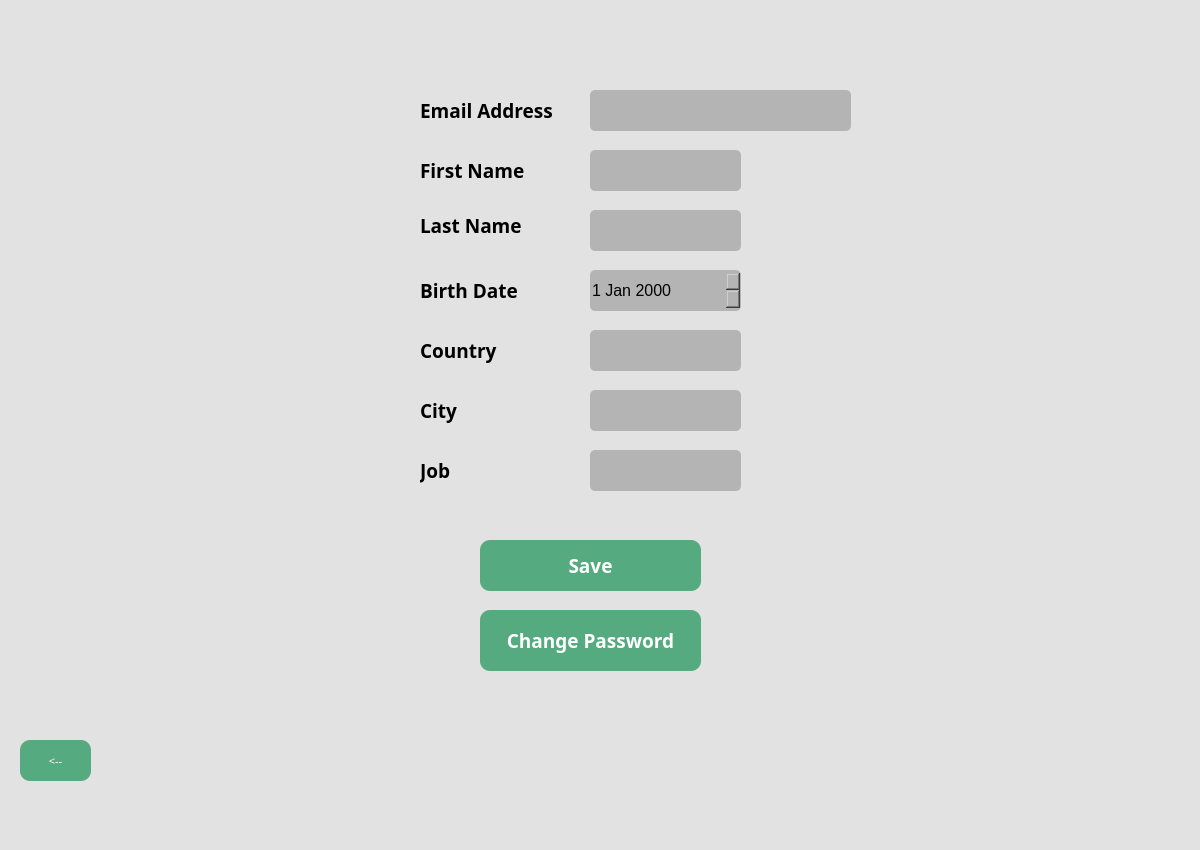
<?xml version="1.0" encoding="UTF-8"?>
<ui version="4.0">
 <class>MainWindow</class>
 <widget class="QMainWindow" name="MainWindow">
  <property name="geometry">
   <rect>
    <x>0</x>
    <y>0</y>
    <width>1200</width>
    <height>850</height>
   </rect>
  </property>
  <property name="windowTitle">
   <string>MainWindow</string>
  </property>
  <property name="styleSheet">
   <string notr="true">background-color: rgb(226, 226, 226);</string>
  </property>
  <property name="dockNestingEnabled">
   <bool>false</bool>
  </property>
  <widget class="QWidget" name="centralwidget">
   <widget class="QPushButton" name="savebutton">
    <property name="geometry">
     <rect>
      <x>480</x>
      <y>540</y>
      <width>221</width>
      <height>51</height>
     </rect>
    </property>
    <property name="font">
     <font>
      <family>Yu Gothic UI Semibold</family>
      <pointsize>14</pointsize>
      <weight>75</weight>
      <bold>true</bold>
     </font>
    </property>
    <property name="styleSheet">
     <string notr="true">border-radius: 10px;
color: rgb(255, 255, 255);
background-color: rgb(85, 170, 127);</string>
    </property>
    <property name="text">
     <string>Save</string>
    </property>
   </widget>
   <widget class="QLabel" name="joblabel">
    <property name="geometry">
     <rect>
      <x>420</x>
      <y>450</y>
      <width>61</width>
      <height>41</height>
     </rect>
    </property>
    <property name="font">
     <font>
      <family>Yu Gothic UI Semibold</family>
      <pointsize>14</pointsize>
      <weight>75</weight>
      <bold>true</bold>
     </font>
    </property>
    <property name="text">
     <string>Job</string>
    </property>
   </widget>
   <widget class="QLineEdit" name="countryin">
    <property name="geometry">
     <rect>
      <x>590</x>
      <y>330</y>
      <width>151</width>
      <height>41</height>
     </rect>
    </property>
    <property name="font">
     <font>
      <pointsize>12</pointsize>
     </font>
    </property>
    <property name="styleSheet">
     <string notr="true">border-radius: 5px;
background-color: rgb(180, 180, 180);</string>
    </property>
    <property name="clearButtonEnabled">
     <bool>true</bool>
    </property>
   </widget>
   <widget class="QLabel" name="lastnamelabel">
    <property name="geometry">
     <rect>
      <x>420</x>
      <y>210</y>
      <width>131</width>
      <height>31</height>
     </rect>
    </property>
    <property name="font">
     <font>
      <family>Yu Gothic UI Semibold</family>
      <pointsize>14</pointsize>
      <weight>75</weight>
      <bold>true</bold>
     </font>
    </property>
    <property name="text">
     <string>Last Name</string>
    </property>
   </widget>
   <widget class="QLineEdit" name="lnamein">
    <property name="geometry">
     <rect>
      <x>590</x>
      <y>210</y>
      <width>151</width>
      <height>41</height>
     </rect>
    </property>
    <property name="font">
     <font>
      <pointsize>12</pointsize>
     </font>
    </property>
    <property name="styleSheet">
     <string notr="true">border-radius: 5px;
background-color: rgb(180, 180, 180);</string>
    </property>
    <property name="clearButtonEnabled">
     <bool>true</bool>
    </property>
   </widget>
   <widget class="QLineEdit" name="cityin">
    <property name="geometry">
     <rect>
      <x>590</x>
      <y>390</y>
      <width>151</width>
      <height>41</height>
     </rect>
    </property>
    <property name="font">
     <font>
      <pointsize>12</pointsize>
     </font>
    </property>
    <property name="styleSheet">
     <string notr="true">border-radius: 5px;
background-color: rgb(180, 180, 180);</string>
    </property>
    <property name="clearButtonEnabled">
     <bool>true</bool>
    </property>
   </widget>
   <widget class="QLabel" name="bdatelabel">
    <property name="geometry">
     <rect>
      <x>420</x>
      <y>270</y>
      <width>121</width>
      <height>41</height>
     </rect>
    </property>
    <property name="font">
     <font>
      <family>Yu Gothic UI Semibold</family>
      <pointsize>14</pointsize>
      <weight>75</weight>
      <bold>true</bold>
     </font>
    </property>
    <property name="text">
     <string>Birth Date</string>
    </property>
    <property name="wordWrap">
     <bool>false</bool>
    </property>
   </widget>
   <widget class="QLabel" name="countrylabel">
    <property name="geometry">
     <rect>
      <x>420</x>
      <y>330</y>
      <width>111</width>
      <height>41</height>
     </rect>
    </property>
    <property name="font">
     <font>
      <family>Yu Gothic UI Semibold</family>
      <pointsize>14</pointsize>
      <weight>75</weight>
      <bold>true</bold>
     </font>
    </property>
    <property name="text">
     <string>Country</string>
    </property>
   </widget>
   <widget class="QLineEdit" name="jobin">
    <property name="geometry">
     <rect>
      <x>590</x>
      <y>450</y>
      <width>151</width>
      <height>41</height>
     </rect>
    </property>
    <property name="font">
     <font>
      <pointsize>12</pointsize>
     </font>
    </property>
    <property name="styleSheet">
     <string notr="true">border-radius: 5px;
background-color: rgb(180, 180, 180);</string>
    </property>
    <property name="clearButtonEnabled">
     <bool>true</bool>
    </property>
   </widget>
   <widget class="QLabel" name="firstnamelabel">
    <property name="geometry">
     <rect>
      <x>420</x>
      <y>150</y>
      <width>121</width>
      <height>41</height>
     </rect>
    </property>
    <property name="font">
     <font>
      <family>Yu Gothic UI Semibold</family>
      <pointsize>14</pointsize>
      <weight>75</weight>
      <bold>true</bold>
     </font>
    </property>
    <property name="text">
     <string>First Name</string>
    </property>
    <property name="wordWrap">
     <bool>false</bool>
    </property>
   </widget>
   <widget class="QLabel" name="emaillabel">
    <property name="geometry">
     <rect>
      <x>420</x>
      <y>90</y>
      <width>151</width>
      <height>41</height>
     </rect>
    </property>
    <property name="font">
     <font>
      <family>Yu Gothic UI Semibold</family>
      <pointsize>14</pointsize>
      <weight>75</weight>
      <bold>true</bold>
     </font>
    </property>
    <property name="text">
     <string>Email Address</string>
    </property>
    <property name="wordWrap">
     <bool>false</bool>
    </property>
   </widget>
   <widget class="QLineEdit" name="fnamein">
    <property name="geometry">
     <rect>
      <x>590</x>
      <y>150</y>
      <width>151</width>
      <height>41</height>
     </rect>
    </property>
    <property name="font">
     <font>
      <pointsize>12</pointsize>
     </font>
    </property>
    <property name="styleSheet">
     <string notr="true">border-radius: 5px;
background-color: rgb(180, 180, 180);</string>
    </property>
    <property name="text">
     <string/>
    </property>
    <property name="clearButtonEnabled">
     <bool>true</bool>
    </property>
   </widget>
   <widget class="QLabel" name="citylabel">
    <property name="geometry">
     <rect>
      <x>420</x>
      <y>390</y>
      <width>71</width>
      <height>41</height>
     </rect>
    </property>
    <property name="font">
     <font>
      <family>Yu Gothic UI Semibold</family>
      <pointsize>14</pointsize>
      <weight>75</weight>
      <bold>true</bold>
     </font>
    </property>
    <property name="text">
     <string>City</string>
    </property>
    <property name="wordWrap">
     <bool>false</bool>
    </property>
   </widget>
   <widget class="QPushButton" name="chpassbutton">
    <property name="geometry">
     <rect>
      <x>480</x>
      <y>610</y>
      <width>221</width>
      <height>61</height>
     </rect>
    </property>
    <property name="font">
     <font>
      <family>Yu Gothic UI Semibold</family>
      <pointsize>14</pointsize>
      <weight>75</weight>
      <bold>true</bold>
     </font>
    </property>
    <property name="styleSheet">
     <string notr="true">border-radius: 10px;
color: rgb(255, 255, 255);
background-color: rgb(85, 170, 127);</string>
    </property>
    <property name="text">
     <string>Change Password</string>
    </property>
   </widget>
   <widget class="QLabel" name="mailview">
    <property name="geometry">
     <rect>
      <x>590</x>
      <y>90</y>
      <width>261</width>
      <height>41</height>
     </rect>
    </property>
    <property name="font">
     <font>
      <pointsize>12</pointsize>
     </font>
    </property>
    <property name="layoutDirection">
     <enum>Qt::LeftToRight</enum>
    </property>
    <property name="styleSheet">
     <string notr="true">border-radius: 5px;
background-color: rgb(180, 180, 180);</string>
    </property>
    <property name="text">
     <string/>
    </property>
    <property name="wordWrap">
     <bool>true</bool>
    </property>
    <property name="indent">
     <number>4</number>
    </property>
   </widget>
   <widget class="QDateEdit" name="bdatein">
    <property name="geometry">
     <rect>
      <x>590</x>
      <y>270</y>
      <width>151</width>
      <height>41</height>
     </rect>
    </property>
    <property name="font">
     <font>
      <family>Yu Gothic UI</family>
      <pointsize>12</pointsize>
     </font>
    </property>
    <property name="styleSheet">
     <string notr="true">border-radius: 5px;
background-color: rgb(180, 180, 180);</string>
    </property>
   </widget>
   <widget class="QPushButton" name="backbutton">
    <property name="geometry">
     <rect>
      <x>20</x>
      <y>740</y>
      <width>71</width>
      <height>41</height>
     </rect>
    </property>
    <property name="font">
     <font>
      <family>Century Gothic</family>
      <pointsize>8</pointsize>
     </font>
    </property>
    <property name="styleSheet">
     <string notr="true">border-radius: 10px;
color: rgb(255, 255, 255);
background-color: rgb(85, 170, 127);</string>
    </property>
    <property name="text">
     <string>&lt;--</string>
    </property>
   </widget>
  </widget>
  <widget class="QMenuBar" name="menubar">
   <property name="geometry">
    <rect>
     <x>0</x>
     <y>0</y>
     <width>1200</width>
     <height>26</height>
    </rect>
   </property>
  </widget>
  <widget class="QStatusBar" name="statusbar"/>
 </widget>
 <resources/>
 <connections/>
</ui>
